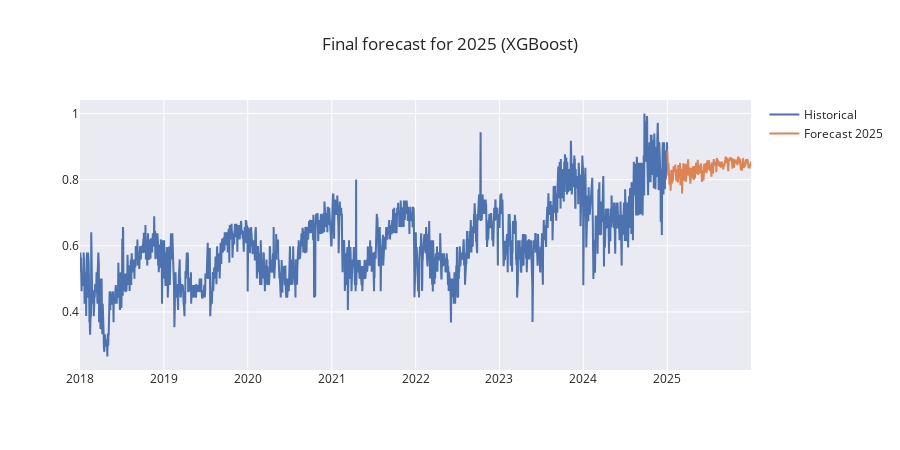

The notebook cell this image was saved under:
### Code cell
best_model_name = results_df.index[0]
best_forecaster = models[best_model_name]

best_forecaster.fit(y=data['S'])
forecast_2025 = best_forecaster.predict(steps=365)

fig = go.Figure()
fig.add_trace(go.Scatter(x=data.index, y=data['S'], name="Historical"))
fig.add_trace(go.Scatter(x=forecast_2025.index, y=forecast_2025, name="Forecast 2025"))
fig.update_layout(
    title=f"Final forecast for 2025 ({best_model_name})",
    width=900,
    height=450
)
fig.show()

### Figure 1 — Plotly figure (JSON) as saved in the notebook; plotly's stock layout.template omitted (floating-point values rounded to 4 significant figures; data arrays with more than 128 entries replaced by an {"elided": "..."} marker saying what was removed)
{"data": [{"name": "Historical", "type": "scatter", "x": {"elided": "2557 str values"}, "y": {"elided": "2557 float values"}}, {"name": "Forecast 2025", "type": "scatter", "x": {"elided": "365 str values"}, "y": {"elided": "365 float values"}}], "layout": {"height": 450, "title": {"text": "Final forecast for 2025 (XGBoost)"}, "width": 900}}
